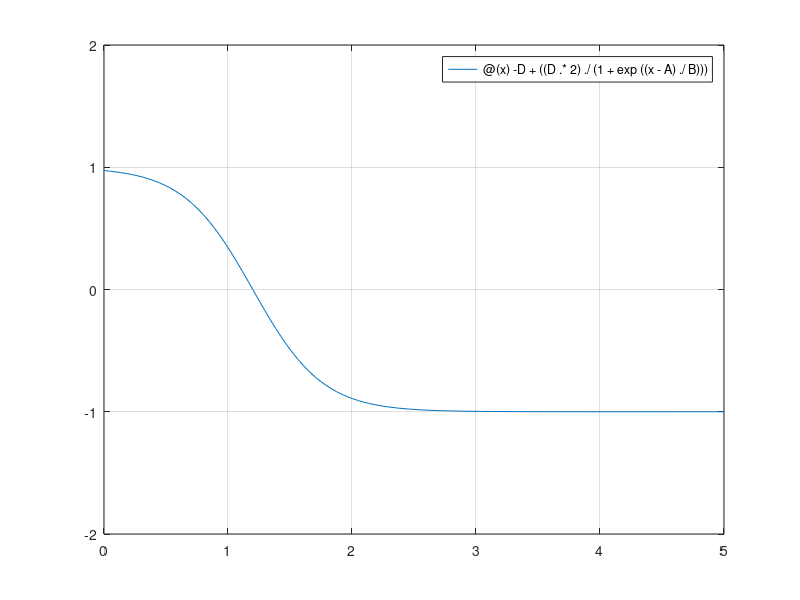

Reproduce this figure in MATLAB.
A = 1.2;
B = 0.28;
C = 1;
D = 1;

%fnc = @(x) -D+((D.*(1+1/C))./((1./C)+exp((x-A)./B)));
fnc = @(x) -D+((D.*2)./(1+exp((x-A)./B)));

fplot(fnc, [0 5]);
ylim([-2 2]);
grid on